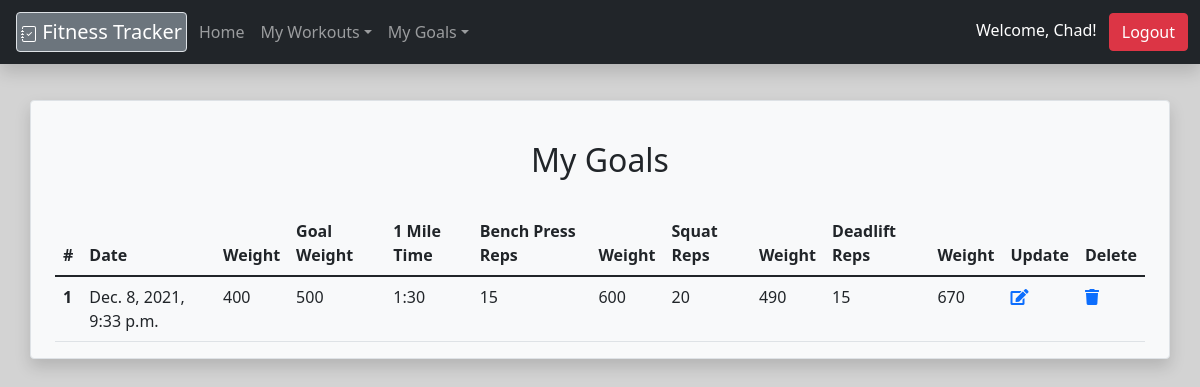
The app's page /goals (signed in) with its own data.
### Workout/models.py (models this page shows)
class GoalTracker(models.Model):
    user = models.ForeignKey(User, on_delete=models.CASCADE, editable=False, default=None)
    current_Weight = models.PositiveIntegerField(default=0, blank=True, null=True)
    goal_Weight = models.PositiveIntegerField(default=0, blank=True, null=True)
    one_Mile_Time = models.CharField(max_length=200, default="0:00")
    bench_Press_Reps = models.PositiveIntegerField(default=0, blank=True, null=True)
    bench_Press_Weight = models.PositiveIntegerField(default=0, blank=True, null=True)
    squat_Reps = models.PositiveIntegerField(default=0, blank=True, null=True)
    squat_Weight = models.PositiveIntegerField(default=0, blank=True, null=True)
    deadlift_Reps = models.PositiveIntegerField(default=0, blank=True, null=True)
    deadlift_Weight = models.PositiveIntegerField(default=0, blank=True, null=True)
    date = models.DateTimeField(auto_now_add=True)

### Workout/views.py (the view)
# urls.py: path('goals', views.render_goals, name="goals"),
@login_required(login_url='login')
def render_goals(request):
    my_goals = GoalTracker.objects.filter(user=request.user)
    context = {'my_goals': my_goals}
    return render(request, 'goals.html', context)

### templates/goals.html (shortened to what this page needs)
{% extends 'base.html' %}
{% load crispy_forms_tags %}
{% block body %}
    <div class="container bg-light border shadow rounded">
        <div class="container pt-2">
            <div class="row justify-content-center">
                <div class="col-md-3 pt-4">
                    <h2 class="text-center pt-2 pb-2 pl-1 pr-1">My Goals</h2>
                </div>
            </div>
        </div>
        <div class="container mt-3">
            <table class="table table-hover">
                <thead>
                <tr>
                    <th scope="col">#</th>
                    <th scope="col">Date</th>
                    <th scope="col">Weight</th>
                    <th scope="col">Goal Weight</th>
                    <th scope="col">1 Mile Time</th>
                    <th scope="col">Bench Press Reps</th>
                    <th scope="col">Weight</th>
                    <th scope="col">Squat Reps</th>
                    <th scope="col">Weight</th>
                    <th scope="col">Deadlift Reps</th>
                    <th scope="col">Weight</th>
                    <th scope="col">Update</th>
                    <th scope="col">Delete</th>
                </tr>
                </thead>
                <tbody>
                {% for goal in my_goals %}
                    <tr>
                        <th scope="row">{{ forloop.counter }}</th>
                        <td>{{ goal.date }}</td>
                        <td>{{ goal.current_Weight }}</td>
                        <td>{{ goal.goal_Weight }}</td>
                        <td>{{ goal.one_Mile_Time }}</td>
                        <td>{{ goal.bench_Press_Reps }}</td>
                        <td>{{ goal.bench_Press_Weight }}</td>
                        <td>{{ goal.squat_Reps }}</td>
                        <td>{{ goal.squat_Weight }}</td>
                        <td>{{ goal.deadlift_Reps }}</td>
                        <td>{{ goal.deadlift_Weight }}</td>
                        <td>
                            <a href="{% url 'updateGoals' goal.id %}" class="update-icon">
                                <i class="fas fa-edit"></i>
                            </a>
                        </td>
                        <td>
                            <a href="{% url 'deleteGoals' goal.id %}" class="delete-icon">
                                <i class="fas fa-trash"></i>
                            </a>
                        </td>
                    </tr>
                {% endfor %}
                </tbody>
            </table>
        </div>
    </div>
{% endblock %}

### templates/base.html (shortened to what this page needs)
{% load static %}
<!DOCTYPE html>
<html lang="en">
<head>
    <link href="https://cdn.jsdelivr.net/npm/bootstrap@5.1.3/dist/css/bootstrap.min.css" rel="stylesheet">
    <link rel="stylesheet" href="https://cdnjs.cloudflare.com/ajax/libs/font-awesome/5.15.1/css/all.min.css">
    <link rel="stylesheet" href="/static/css/styles.css">
</head>
<body>
<nav class="navbar fixed-top navbar-expand-lg navbar-dark bg-dark shadow">
    <div class="container-fluid">
        <a class="navbar-brand border bg-secondary rounded m-1 p-1" href="home"> Fitness Tracker</a>
        <div class="collapse navbar-collapse" id="navbarSupportedContent">
            <ul class="navbar-nav me-auto">
                <a class="nav-item active">
                    <a class="nav-link" href="/home">Home</a>
                </a>
                <li class="nav-item dropdown">
                    <a class="nav-link dropdown-toggle" href="" id="navbarDropdown" role="button" data-toggle="dropdown" aria-haspopup="true" aria-expanded="false">My Workouts</a>
                </li>
                <li class="nav-item dropdown">
                    <a class="nav-link dropdown-toggle" href="" id="navbarDropdown2" role="button" data-toggle="dropdown" aria-haspopup="true" aria-expanded="false">My Goals</a>
                </li>
            </ul>
            <form class="form-inline">
                {% if user.is_authenticated %}
                    <span class="navbar-text text-dark p-2"> <span class="text-white"> Welcome, {{ user.username }}! </span></span>
                    <a class="btn btn-danger" href="{% url 'logout' %}">Logout</a>
                {% endif %}
            </form>
        </div>
    </div>
</nav>
{% block body %}
{% endblock %}
</body>
</html>

### static/css/styles.css (style rules this page uses)
body { background-color: lightgrey; padding-top: 100px; }

### records on screen
GoalTracker: date "Dec. 8, 2021, 9:33 p.m.", current_Weight "400", goal_Weight "500", one_Mile_Time "1:30", bench_Press_Reps "15", bench_Press_Weight "600", squat_Reps "20", squat_Weight "490", deadlift_Reps "15", deadlift_Weight "670"

### other values on screen
{{ user.username }} "Chad"
